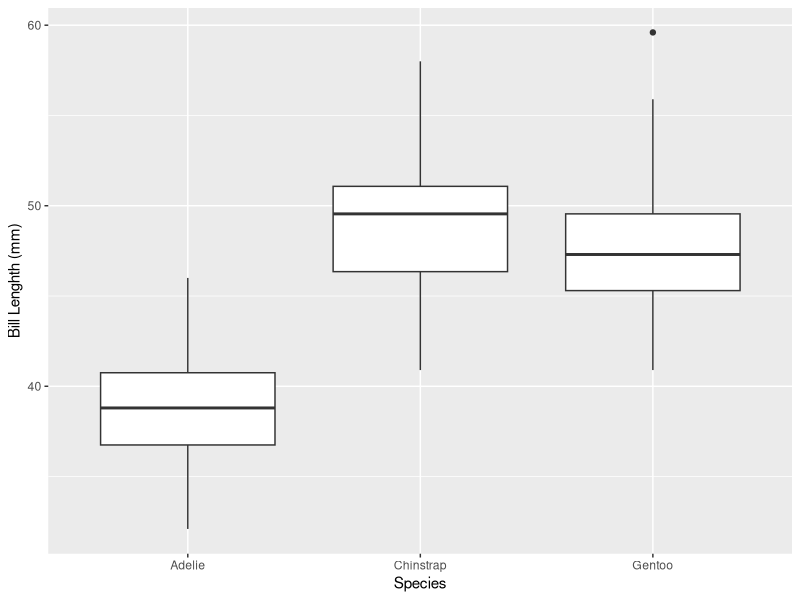
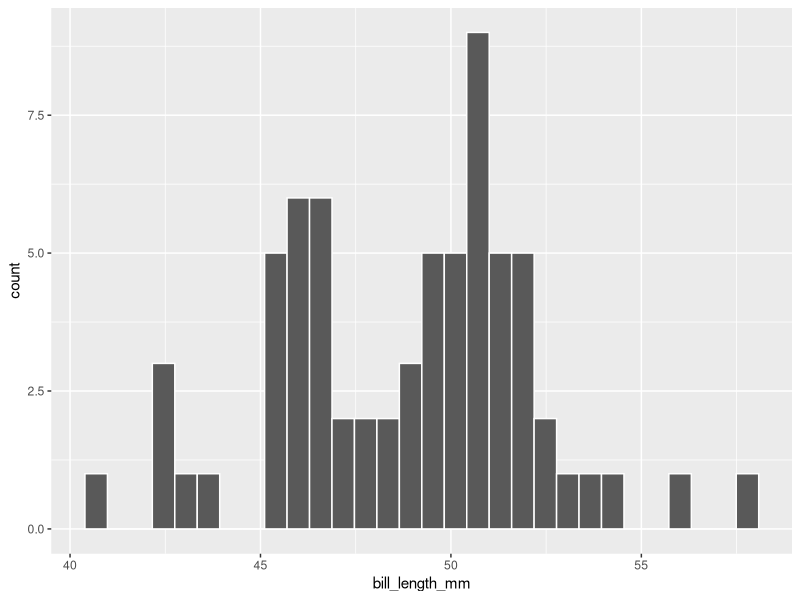
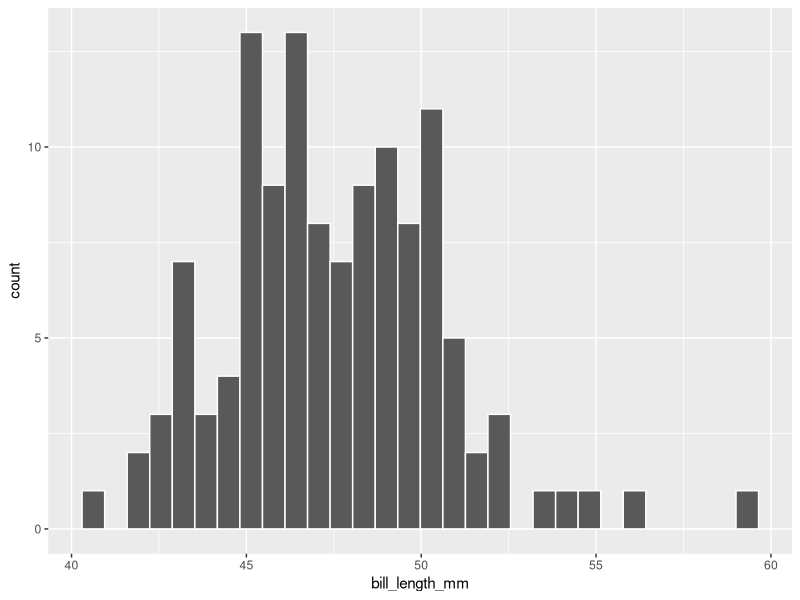
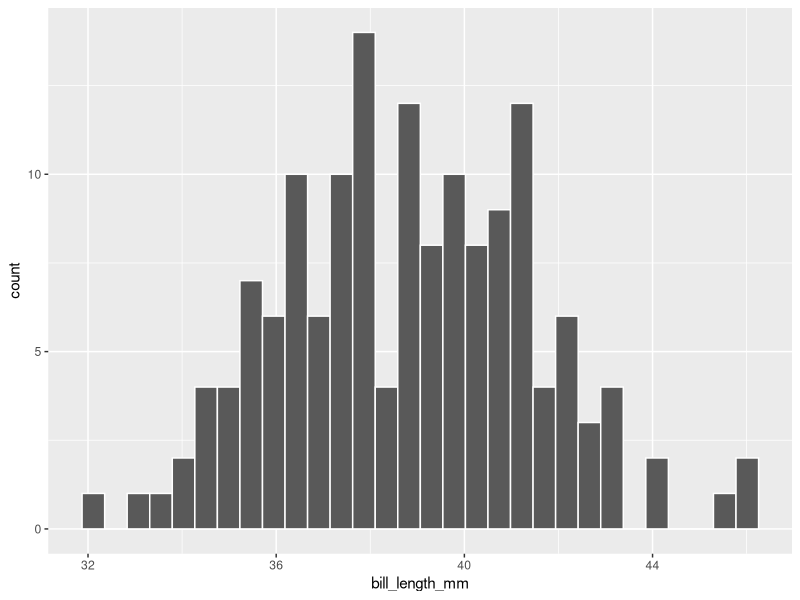
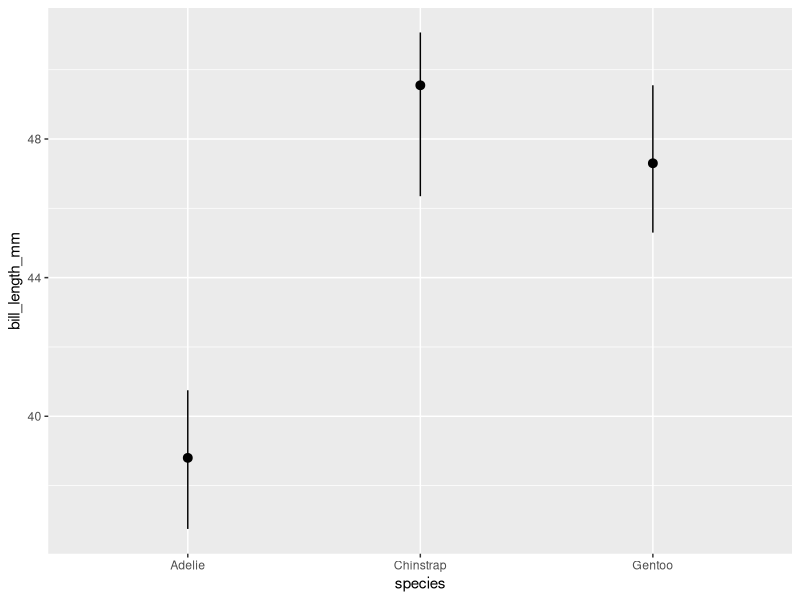
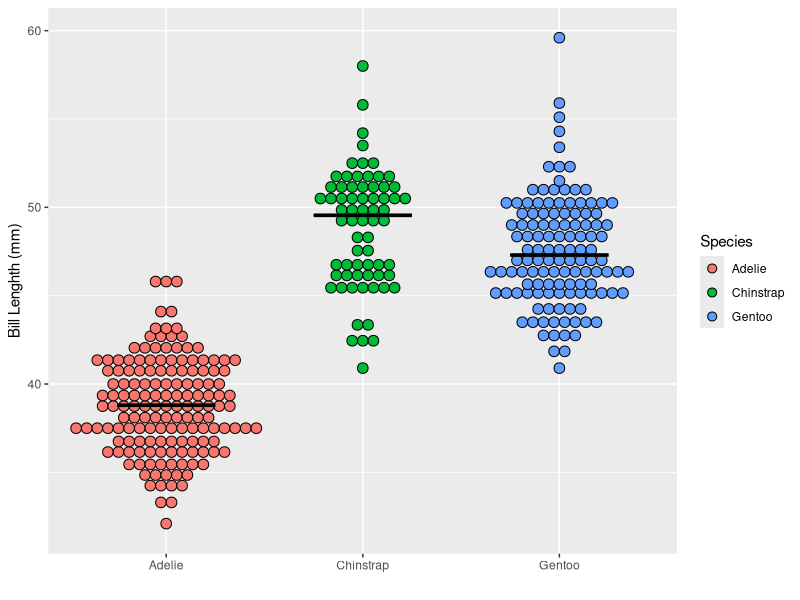

Write the R code that produced these figures, in order.
## ---- chunk 1
# install.packages("palmerpenguins")
library(palmerpenguins)
library(tidyverse)

penguins <- palmerpenguins::penguins 
## ---- chunk 2
# three species of penguin
penguins %>% 
  distinct(species)
## ---- chunk 3
ggplot(penguins)+
  aes(x = species, y = bill_length_mm)+
  geom_boxplot()+
  labs(x = "Species",
       y = "Bill Lenghth (mm)")
## ---- chunk 4
penguins %>%
  drop_na(bill_length_mm) %>% 
  filter(species == "Chinstrap") %>% 
  ggplot(aes(x = bill_length_mm)) +
  geom_histogram(col = "white")
## ---- chunk 5
penguins %>%
  drop_na(bill_length_mm) %>% 
  filter(species == "Gentoo") %>% 
  ggplot(aes(x = bill_length_mm)) +
  geom_histogram(col = "white")
## ---- chunk 6
penguins %>%
  drop_na(bill_length_mm) %>% 
  filter(species == "Adelie") %>% 
  ggplot(aes(x = bill_length_mm)) +
  geom_histogram(col = "white")
## ---- chunk 7
penguins %>%
  drop_na(bill_length_mm) %>% 
  group_by(species) %>%
  summarise(IQR = IQR(bill_length_mm))

penguins %>%
  drop_na(bill_length_mm) %>% 
  group_by(species) %>%
  summarise(
    Q1 = quantile(bill_length_mm, 0.25),
    Q2 = quantile(bill_length_mm, 0.5),
    Q3 = quantile(bill_length_mm, 0.75),
    IQR = Q3 - Q1
  )
## ---- chunk 8
ggplot(penguins) +
  geom_pointrange(aes(x = species, y = bill_length_mm),
                  stat = "summary",
                  fun.min = function(z) {quantile(z,0.25)},
                  fun.max = function(z) {quantile(z,0.75)},
                  fun = median)
## ---- chunk 9
ggplot(data = penguins, aes(y = bill_length_mm, x = species)) + # Move y and x here so than they can be used in stat_*
    geom_dotplot(aes(fill = species),   # Use fill = Species here not in ggplot()
                 binaxis = "y",         # which axis to bin along
                 binwidth = 0.6,        # Minimal difference considered diffeerent
                 stackdir = "center"    # Centered
                 ) +
    stat_summary(fun = median, fun.min = median, fun.max = median,
                 geom = "crossbar", width = 0.5)+
  labs(x = "",
       y = "Bill Lenghth (mm)",
       fill = "Species")
## ---- chunk 10
penguins %>% 
  drop_na(bill_length_mm) %>% 
  group_by(species) %>% 
  summarise(mean = mean(bill_length_mm), 
            median = median(bill_length_mm),
            difference = mean(bill_length_mm) - median(bill_length_mm))
## ---- chunk 11
penguins %>%
  drop_na(bill_length_mm) %>% 
  group_by(species) %>%
  summarise(standard_deviation = sd(bill_length_mm))
## ---- chunk 12
library(e1071)

penguins %>%
  drop_na(bill_length_mm) %>% 
  group_by(species) %>%
  summarise(skewness = skewness(bill_length_mm, type = 1))
